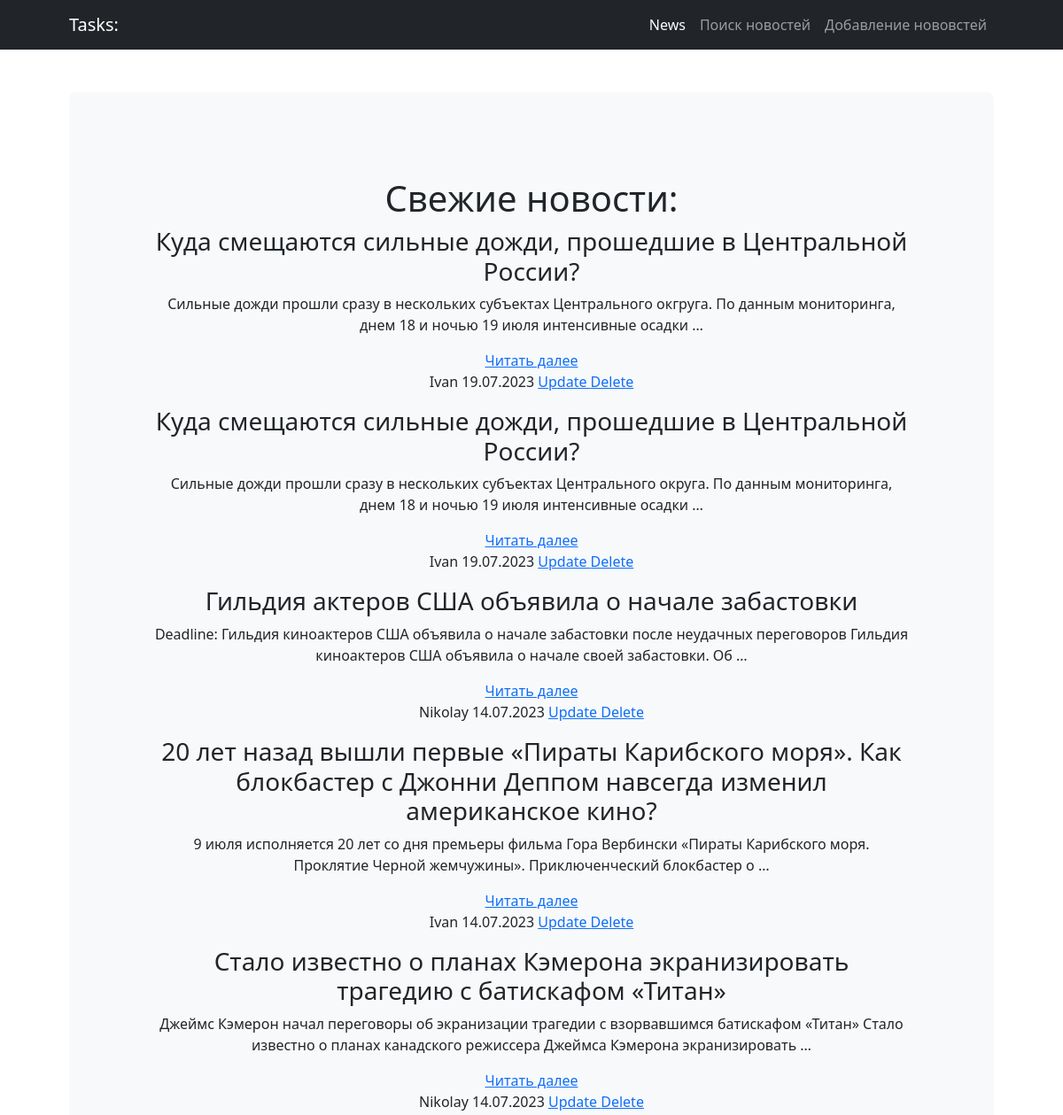
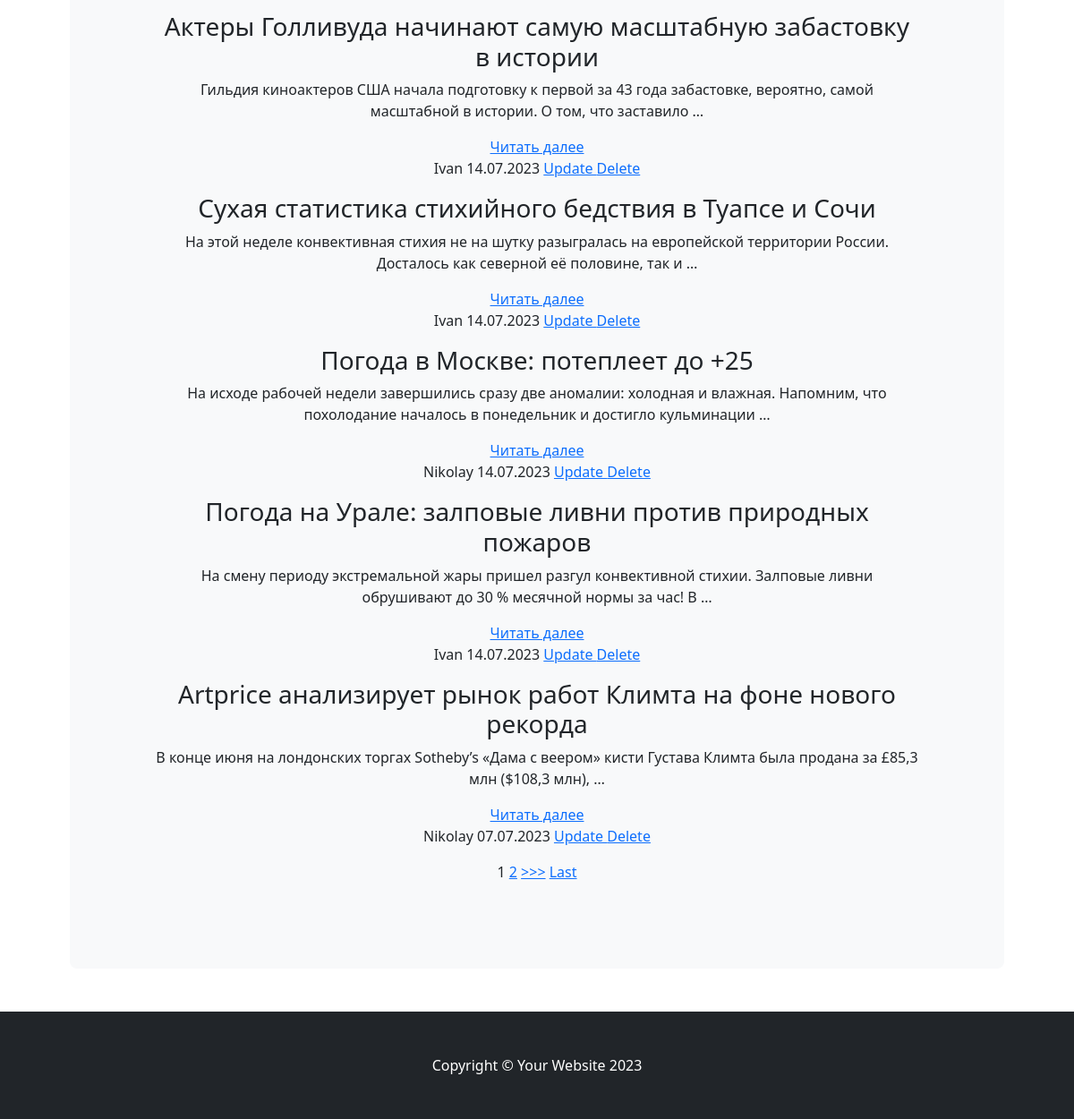
Page /news/ on the committed database (2 pictures, top to bottom).
### news/models.py (models this page shows, shortened)
class Post(models.Model):
    NEWS = 'NW'
    ARTICLE = 'AR'
    TYPE_CHOICES = (
        (NEWS, 'Новость'),
        (ARTICLE, 'Статья')
    )
    type = models.CharField(max_length = 2, choices = TYPE_CHOICES, default = ARTICLE)
    timePost = models.DateTimeField(auto_now_add=True)
    title = models.CharField(max_length = 255)
    textPost = models.TextField()
    ratingPost = models.IntegerField(default=0)
    author = models.ForeignKey(Author, on_delete=models.CASCADE)
    category = models.ManyToManyField(Category, through='PostCategory')

class Author(models.Model):
    ratingAuthor = models.IntegerField(default = 0)
    authorUser = models.OneToOneField(User, on_delete=models.CASCADE)
    def __str__(self):
        return f'{self.authorUser}'

### news/views.py (the view)
# urls.py: path('', News.as_view(), name='post_list'),
class News(ListView):
    model = Post
    template_name = 'news.html'
    context_object_name = 'news'
    queryset = Post.objects.order_by('-timePost')
    paginate_by = 10

### news/templatetags/custom_filters.py (called while the page is built)
@register.filter (name = 'censor')
def censor(value):
    censor_text = value
    for word in bad_word:
        if word in value:
            censor_text = value.replace(word, '***')
        return censor_text

### templates/news.html (shortened to what this page needs)
{% extends 'flatpages/default.html' %}
{% load custom_filters %}
{% block content %}
<h1>Свежие новости:</h1>
{% for post in news %}
    <h3 > {{ post.title|censor }} </h3>
    <p> {{ post.textPost|censor|truncatewords:20}} </p>
    <a href="/news/{{post.id}}">Читать далее</a>
    <p> {{ post.author }} {{ post.timePost|date:'d.m.Y' }} <a href="{% url 'news:post_edit' post.id %}">Update </a><a href="{% url 'news:post_delete' post.id %}"> Delete</a></p>
{% endfor %}
{% include 'paginator.html' %}
{% endblock content %}

### templates/flatpages/default.html (shortened to what this page needs)
{% load static %}
<!DOCTYPE html>
<html lang="en">
    <head>
        <link href="https://cdn.jsdelivr.net/npm/bootstrap-icons@1.4.1/font/bootstrap-icons.css" rel="stylesheet" />
        <link href="{% static 'css/styles.css' %}" rel="stylesheet" />
    </head>
    <body>
        <nav class="navbar navbar-expand-lg navbar-dark bg-dark">
            <div class="container px-lg-5">
                <a class="navbar-brand">Tasks:</a>
                <div class="collapse navbar-collapse" id="navbarSupportedContent">
                    <ul class="navbar-nav ms-auto mb-2 mb-lg-0">
                        <li class="nav-item"><a class="nav-link active" aria-current="page" href="/news">News</a></li>
                        <li class="nav-item"><a class="nav-link" href="/news/search/">Поиск новостей</a></li>
                        <li class="nav-item"><a class="nav-link" href="/news/add/">Добавление нововстей</a></li>
                    </ul>
                </div>
            </div>
        </nav>
        <header class="py-5">
            <div class="container px-lg-5">
                <div class="p-4 p-lg-5 bg-light rounded-3 text-center">
                    <div class="m-4 m-lg-5">
                        <p class="fs-4">{% block content %} {{ flatpage.content }} {% endblock content %}</p>
                    </div>
                </div>
            </div>
        </header>
        <footer class="py-5 bg-dark">
            <div class="container"><p class="m-0 text-center text-white">Copyright &copy; Your Website 2023</p></div>
        </footer>
    </body>
</html>

### templates/paginator.html (shortened to what this page needs)
{% if is_paginated %}
   {% for num in page_obj.paginator.page_range %}
       {% if page_obj.number == num %}
           <a>{{ num }}</a>
       {% elif num > page_obj.number|add:'-2' and num < page_obj.number|add:'2' %}
           <a href="?page={{ num }}">{{ num }}</a>
       {% endif %}
   {% endfor %}
   {% if page_obj.has_next %}
       <a href="?page={{ page_obj.next_page_number }}">>>></a>
       <a href="?page={{ page_obj.paginator.num_pages }}">Last</a>
   {% endif %}
{% endif %}

### rows in the picture
Post: title|censor "Куда смещаются сильные дожди, прошедшие в Центральной России?", textPost|censor "Сильные дожди прошли сразу в нескольких субъектах Центрального окгруга. По данным мониторинга, днем 18 и ночью 19 июля интенсивные осадки …", author "Ivan", timePost "19.07.2023"
Post: title|censor "Куда смещаются сильные дожди, прошедшие в Центральной России?", textPost|censor "Сильные дожди прошли сразу в нескольких субъектах Центрального округа. По данным мониторинга, днем 18 и ночью 19 июля интенсивные осадки …", author "Ivan", timePost "19.07.2023"
Post: title|censor "Гильдия актеров США объявила о начале забастовки", textPost|censor "Deadline: Гильдия киноактеров США объявила о начале забастовки после неудачных переговоров Гильдия киноактеров США объявила о начале своей забастовки. Об …", author "Nikolay", timePost "14.07.2023"
Post: title|censor "20 лет назад вышли первые «Пираты Карибского моря». Как блокбастер с Джонни Деппом навсегда изменил американское кино?", textPost|censor "9 июля исполняется 20 лет со дня премьеры фильма Гора Вербински «Пираты Карибского моря. Проклятие Черной жемчужины». Приключенческий блокбастер о …", author "Ivan", timePost "14.07.2023"
Post: title|censor "Стало известно о планах Кэмерона экранизировать трагедию с батискафом «Титан»", textPost|censor "Джеймс Кэмерон начал переговоры об экранизации трагедии с взорвавшимся батискафом «Титан» Стало известно о планах канадского режиссера Джеймса Кэмерона экранизировать …", author "Nikolay", timePost "14.07.2023"
Post: title|censor "Актеры Голливуда начинают самую масштабную забастовку в истории", textPost|censor "Гильдия киноактеров США начала подготовку к первой за 43 года забастовке, вероятно, самой масштабной в истории. О том, что заставило …", author "Ivan", timePost "14.07.2023"
Post: title|censor "Сухая статистика стихийного бедствия в Туапсе и Сочи", textPost|censor "На этой неделе конвективная стихия не на шутку разыгралась на европейской территории России. Досталось как северной её половине, так и …", author "Ivan", timePost "14.07.2023"
Post: title|censor "Погода в Москве: потеплеет до +25", textPost|censor "На исходе рабочей недели завершились сразу две аномалии: холодная и влажная. Напомним, что похолодание началось в понедельник и достигло кульминации …", author "Nikolay", timePost "14.07.2023"
Post: title|censor "Погода на Урале: залповые ливни против природных пожаров", textPost|censor "На смену периоду экстремальной жары пришел разгул конвективной стихии. Залповые ливни обрушивают до 30 % месячной нормы за час! В …", author "Ivan", timePost "14.07.2023"
Post: title|censor "Artprice анализирует рынок работ Климта на фоне нового рекорда", textPost|censor "В конце июня на лондонских торгах Sotheby’s «Дама с веером» кисти Густава Климта была продана за £85,3 млн ($108,3 млн), …", author "Nikolay", timePost "07.07.2023"

### other values in the picture
{{ num }} "1"
{{ num }} "2"
